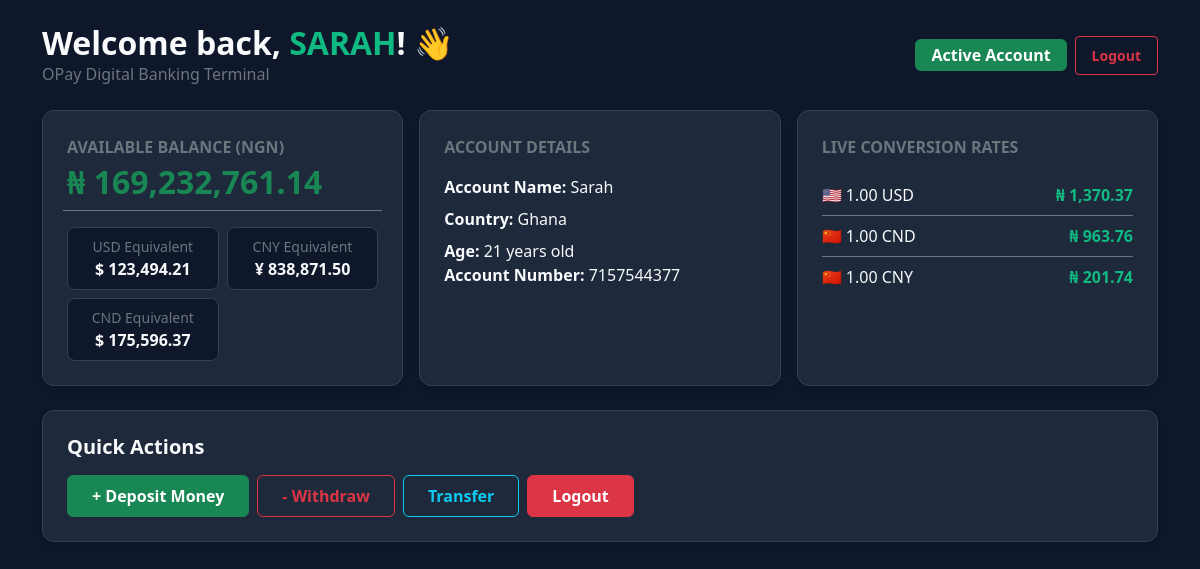
Page /dashboard (signed in) on the committed database.
### tables this page shows
CREATE TABLE Users(
        UserID INTEGER PRIMARY KEY,
        Username TEXT,
        Password TEXT
    , Balance REAL DEFAULT 20000, Dollar_Balance INTEGER);

CREATE TABLE User_Info(
            ID INTEGER PRIMARY KEY,
            Age INTEGER NOT NULL,
            Country TEXT NOT NULL,
            FOREIGN KEY (ID) REFERENCES Users(UserID)
        );

CREATE TABLE Account_Number(
      ID INTEGER PRIMARY KEY,
      UserID INTEGER NOT NULL,
      Number VARCHAR(10),
      Created_at TIMESTAMP,
      FOREIGN KEY (UserID) REFERENCES Users(UserID)
   );

### GUI/app.py (the view)
@app.route("/dashboard")
def dashboard():
    if 'username' not in session:
        return redirect(url_for('login'))
    username = session['username']
    conn = sql.connect('database.db')
    cur = conn.cursor()
    cur.execute("""
        SELECT Users.Username, User_Info.Age, User_Info.Country, Users.Balance, Account_Number.Number
        FROM Users
        LEFT JOIN User_Info ON User_Info.ID = Users.UserID
        LEFT JOIN Account_Number ON Account_Number.UserID = Users.UserID
        WHERE Users.Username = ?
    """, (username,))
    user_data = cur.fetchone()
    conn.close()
    if user_data:
        user_balance = user_data[3] if user_data[3] is not None else 0.0
        user_age = user_data[1] if user_data[1] else "N/A"
        user_country = user_data[2] if user_data[2] else "N/A"
        user_acc_no = user_data[4] if user_data[4] else "Not Assigned"
    else:
        flash('User account not found', 'danger')
        return redirect(url_for('login'))
    return render_template(
        'dashboard.html',
        balance=user_balance,
        username_1=username,
        age=user_age,
        country=user_country,
        usd_rate=USD_RATE,
        cny_rate=CNY_RATE,
        cnd_rate=CND_RATE,
        acc_no=user_acc_no
    )

### GUI/app.py (called while the page is built)
@app.context_processor
def inject_exchange_rates():
    return {
        'USD_RATE': round(USD_RATE, 2),
        'CNY_RATE': round(CNY_RATE, 2),
        'CND_RATE': round(CND_RATE, 2)
    }

### GUI/templates/dashboard.html (shortened to what this page needs)
<!DOCTYPE html>
<html lang="en">
<head>
    <link rel="stylesheet" href="{{ url_for('static', filename='bootstrap-5.3.8-dist/css/bootstrap.min.css') }}" />
</head>
<body class="py-4">
    <div class="container">
        <div class="d-flex justify-content-between align-items-center mb-4">
            <div>
                <h2 class="fw-bold mb-0">Welcome back, <span class="text-accent">{{ username_1.upper() }}</span>! 👋</h2>
                <p class="text-secondary mb-0">OPay Digital Banking Terminal</p>
            </div>
            <div class="d-flex align-items-center gap-2">
                <span class="badge bg-success fs-6 px-3 py-2">Active Account</span>
                <a href="{{ url_for('logout') }}" class="btn btn-outline-danger btn-sm px-3 py-2 fw-semibold">
                    Logout
                </a>
            </div>
        </div>
        <div class="row g-3 mb-4">
            <div class="col-md-6 col-lg-4">
                <div class="dashboard-card p-4 h-100 d-flex flex-column justify-content-between">
                    <div>
                        <p class="text-secondary mb-1 fw-bold text-uppercase fs-7">Available Balance (NGN)</p>
                        <h2 class="fs-2 fw-bold text-success mb-3 text-break">₦ {{ "{:,.2f}".format(balance) }}</h2>
                    </div>
                    <div class="row g-2 pt-2 border-top border-secondary">
                        <div class="col-6">
                            <div class="currency-pill text-center">
                                <span class="text-secondary small d-block">USD Equivalent</span>
                                <span class="text-break fw-bold text-light">$ {{ "{:,.2f}".format(balance / usd_rate) }}</span>
                            </div>
                        </div>
                        <div class="col-6">
                            <div class="currency-pill text-center">
                                <span class="text-secondary small d-block">CNY Equivalent</span>
                                <span class="text-break fw-bold text-light">¥ {{ "{:,.2f}".format(balance / cny_rate) }}</span>
                            </div>
                        </div>
                        <div class="col-6">
                            <div class="currency-pill text-center">
                                <span class="text-secondary small d-block">CND Equivalent</span>
                                <span class="text-break fw-bold text-light">$ {{ "{:,.2f}".format(balance / cnd_rate) }}</span>
                            </div>
                        </div>
                    </div>
                </div>
            </div>
            <div class="col-md-6 col-lg-4">
                <div class="dashboard-card p-4 h-100">
                    <p class="text-secondary mb-1 fw-bold text-uppercase fs-7">Account Details</p>
                    <div class="mt-3">
                        <p class="mb-2"><strong>Account Name:</strong> <span class="text-light">{{ username_1 }}</span></p>
                        <p class="mb-2"><strong>Country:</strong> <span class="text-light">{{ country }}</span></p>
                        <p class="mb-0"><strong>Age:</strong> <span class="text-light">{{ age }} years old</span></p>
                        <p class="mb-0"><strong>Account Number:</strong> <span class="text-light">{{ acc_no }}</span></p>
                    </div>
                </div>
            </div>
            <div class="col-md-12 col-lg-4">
                <div class="dashboard-card p-4 h-100">
                    <p class="text-secondary mb-1 fw-bold text-uppercase fs-7">Live Conversion Rates</p>
                    <ul class="list-unstyled mb-0 mt-3">
                        <li class="d-flex justify-content-between align-items-center py-2 border-bottom border-secondary">
                            <span>🇺🇸 1.00 USD</span>
                            <span class="fw-bold text-accent">₦ {{ "{:,.2f}".format(usd_rate) if usd_rate else "1,370.37" }}</span>
                        </li>
                        <li class="d-flex justify-content-between align-items-center py-2 pt-2 border-bottom border-secondary">
                            <span>🇨🇳 1.00 CND</span>
                            <span class="fw-bold text-accent">₦ {{ "{:,.2f}".format(cnd_rate) if cnd_rate else "963.76" }}</span>
                        </li>
                        <li class="d-flex justify-content-between align-items-center py-2 pt-2">
                            <span>🇨🇳 1.00 CNY</span>
                            <span class="fw-bold text-accent">₦ {{ "{:,.2f}".format(cny_rate) if cny_rate else "201.74" }}</span>
                        </li>
                    </ul>
                </div>
            </div>
        </div>
        <div class="dashboard-card p-4 mb-4">
            <h5 class="fw-bold mb-3">Quick Actions</h5>
            <div class="d-flex gap-2 flex-wrap">
                <a href="{{ url_for('deposit') }}" class="btn btn-success px-4 py-2 fw-semibold">
                    + Deposit Money
                </a>
                <a href="{{ url_for('withdraw') }}" class="btn btn-outline-danger px-4 py-2 fw-semibold">
                    - Withdraw
                </a>
                <a href="{{ url_for('transfer')}}" class="btn btn-outline-info px-4 py-2 fw-semibold">
                    Transfer
                </a>
                <a href="{{ url_for('logout') }}" class="btn btn-danger px-4 py-2 fw-semibold">
                    Logout
                </a>
            </div>
        </div>
    </div>
</body>
</html>

### GUI/templates/dashboard.html (style rules this page uses)
body { background-color: #0f172a; color: #f8fafc; min-height: 100vh; }
.dashboard-card { background: #1e293b; border: 1px solid #334155; border-radius: 12px; color: #f8fafc; box-shadow: 0 4px 6px -1px rgba(0, 0, 0, 0.1); }
.text-accent { color: #10b981; }
.currency-pill { background-color: #0f172a; border: 1px solid #334155; border-radius: 8px; padding: 8px 12px; }

### rows in the picture
Users: upper "SARAH", Balance "169,232,761.14", balance/usd_rate "123,494.21", balance/cny_rate "838,871.50", balance/cnd_rate "175,596.37", Username "Sarah"
User_Info: Country "Ghana"
Account_Number: Number "7157544377"

### other values in the picture
{{ age }} "21"
{{ "{:,.2f}".format(usd_rate) if usd_rate else "1,370.37" }} "1,370.37"
{{ "{:,.2f}".format(cnd_rate) if cnd_rate else "963.76" }} "963.76"
{{ "{:,.2f}".format(cny_rate) if cny_rate else "201.74" }} "201.74"
